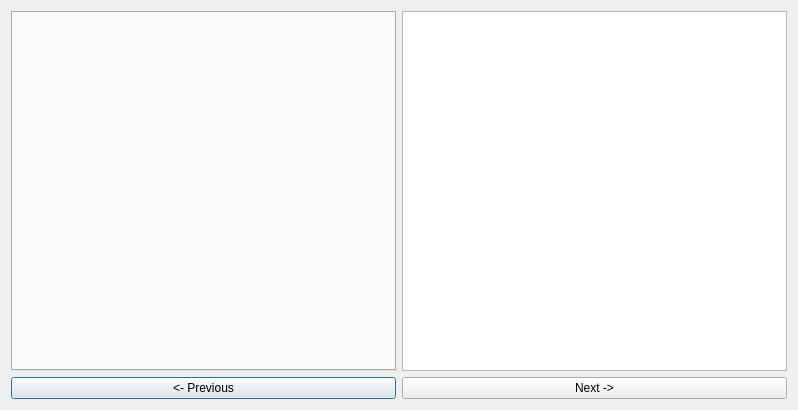
<?xml version="1.0" encoding="UTF-8"?>
<ui version="4.0">
 <class>WizardDialog</class>
 <widget class="QDialog" name="WizardDialog">
  <property name="geometry">
   <rect>
    <x>0</x>
    <y>0</y>
    <width>798</width>
    <height>410</height>
   </rect>
  </property>
  <property name="windowTitle">
   <string>Dialog</string>
  </property>
  <layout class="QVBoxLayout" name="verticalLayout">
   <item>
    <layout class="QHBoxLayout" name="horizontalLayout_2">
     <item>
      <widget class="QTabWidget" name="tabWidget"/>
     </item>
     <item>
      <widget class="QGraphicsView" name="graphicsView"/>
     </item>
    </layout>
   </item>
   <item>
    <layout class="QHBoxLayout" name="horizontalLayout">
     <item>
      <widget class="QPushButton" name="Previous">
       <property name="text">
        <string>&lt;- Previous</string>
       </property>
      </widget>
     </item>
     <item>
      <widget class="QPushButton" name="Next">
       <property name="text">
        <string>Next -&gt;</string>
       </property>
      </widget>
     </item>
    </layout>
   </item>
  </layout>
 </widget>
 <resources/>
 <connections/>
</ui>
